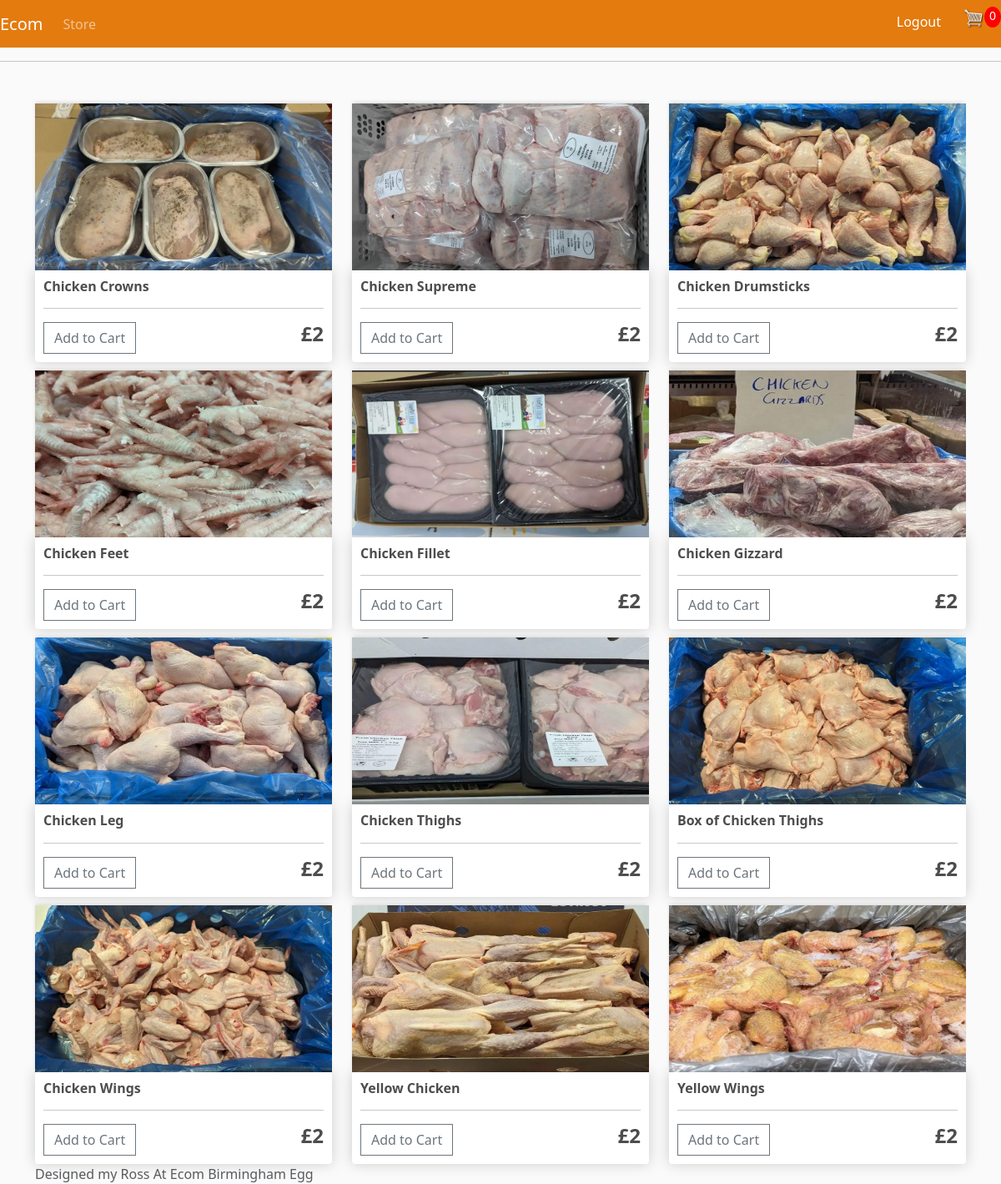
Screenshot of / (signed in) with the database file from the repository.
### store/models.py (models this page shows, shortened)
class Product(models.Model):
    name = models.CharField(max_length=200)
    price = models.FloatField()
    digital = models.BooleanField(default=False, null=True, blank=False)
    image = models.ImageField(null=True, blank=True)
    @property
    def imageURL(self):
        try:
            url = self.image.url
        except:
            url = ''
        return url

### store/views.py (the view)
# urls.py: path('', include('store.urls')),
def store(request):
    data = cartData(request)
    cartItems = data['cartItems']
    order = data['order']
    items = data['items']
    products = Product.objects.all()
    context = {'products': products, 'cartItems': cartItems}
    return render(request, 'store/store.html', context)

### ecommerce/context_processors.py (called while the page is built)
def login_check_func(request):
    if request.user.is_authenticated:
        is_login = True
    else:
        is_login = False
    return {'is_login':is_login}

### store/models.py (called while the page is built)
    @property
    def get_cart_items(self):
        orderitems = self.orderitem_set.all()
        total = sum([item.quantity for item in orderitems])
        return total

### store/utils.py (called while the page is built)
def cartData(request):
    if request.user.is_authenticated:
        customer = request.user.customer
        order, created = Order.objects.get_or_create(customer=customer, complete=False)
        items = order.orderitem_set.all()
        cartItems = order.get_cart_items
    else:
        cookieData = cookieCart(request)
        cartItems = cookieData['cartItems']
        order = cookieData['order']
        items = cookieData['items']
    return {'cartItems': cartItems, 'order': order, 'items': items}

### store/templates/store/Store.html
{% extends 'store/main.html' %}
{% block content %}
{% load static %}
<div class="row">
    {% for product in products %}
    <div class="col-lg-4">
        <img class="thumbnail" src="{% static product.imageURL %}">
        <div class="box-element product">
            <h6><strong>{{ product.name }}</strong></h6>
            <hr>
            <button data-product="{{product.id}}" data-action="add"
                    class="btn btn-outline-secondary add-btn update-cart">Add to Cart
            </button>
            <h4 style="display: inline-block; float: right"><strong>£2</strong></h4>
        </div>
    </div>
    {% endfor %}
</div>
{% endblock content %}

### static/css/main.css (style rules this page uses)
body { background-color: hsl(0, 0%, 98%); }
h1, h2, h3, h4, h5, h6 { color: hsl(0, 0%, 30%); }
.box-element { box-shadow: hsl(0, 0%, 80%) 0 0 16px; background-color: #fff; border-radius: 4px; padding: 10px; }
.thumbnail { width: 100%; height: 200px; -webkit-box-shadow: -1px -3px 5px -2px rgba(214, 214, 214, 1); -moz-box-shadow: -1px -3px 5px -2px rgba(214, 214, 214, 1); box-shadow: -1px -3px 5px -2px rgba(214, 214, 214, 1); }
.product { border-radius: 0 0 4px 4px; }
.col-lg-4, .col-lg-6, .col-lg-8, .col-lg-12 { margin-top: 10px; }
.btn { border-radius: 0; }

### rows the page displays
Product: image (picture), name "Chicken Crowns"
Product: image (picture), name "Chicken Supreme"
Product: image (picture), name "Chicken Drumsticks"
Product: image (picture), name "Chicken Feet"
Product: image (picture), name "Chicken Fillet"
Product: image (picture), name "Chicken Gizzard"
Product: image (picture), name "Chicken Leg"
Product: image (picture), name "Chicken Thighs"
Product: image (picture), name "Box of Chicken Thighs"
Product: image (picture), name "Chicken Wings"
Product: image (picture), name "Yellow Chicken"
Product: image (picture), name "Yellow Wings"

### other values shown
{{ cartItems }} "0"
